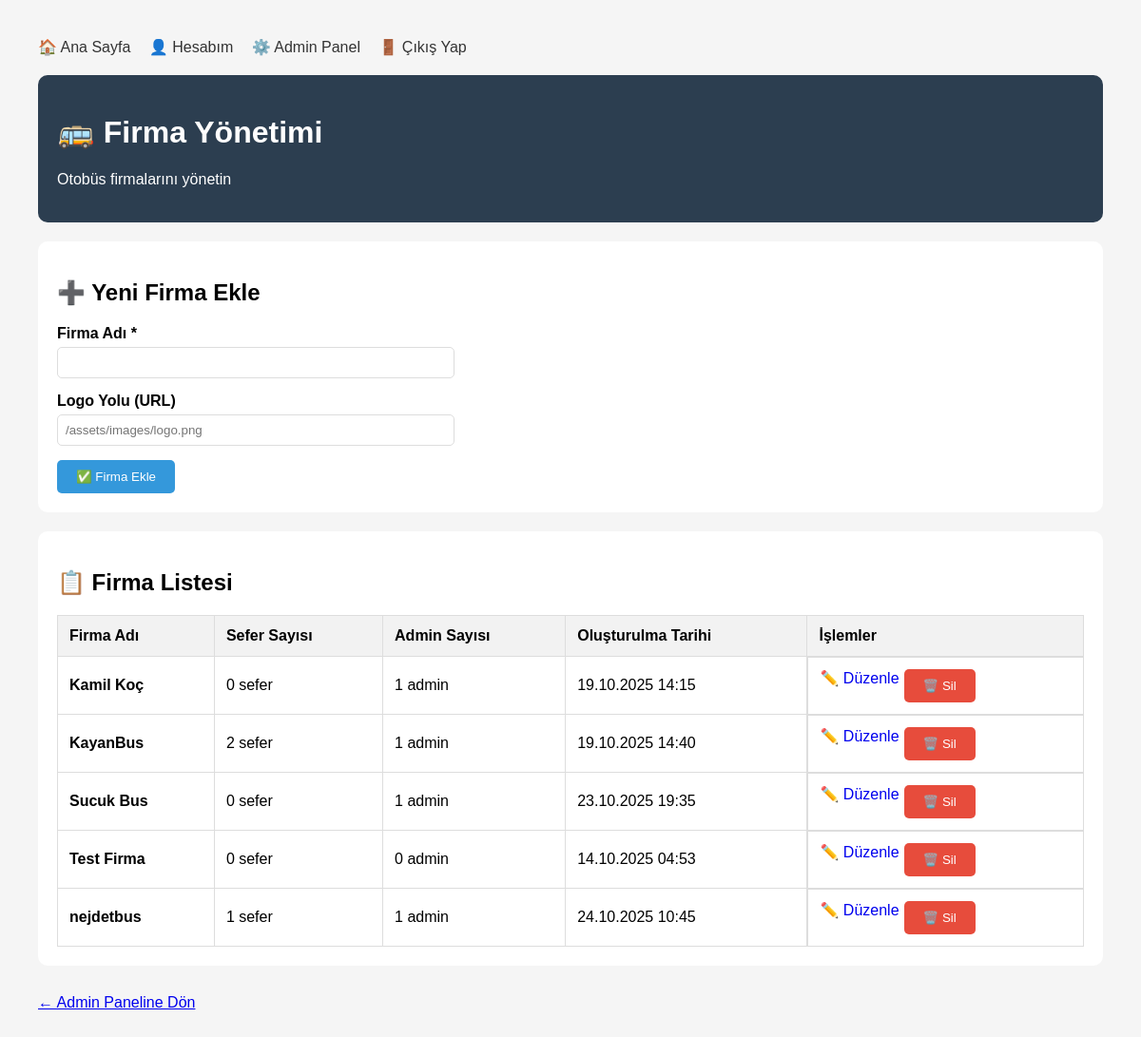
Page /pages/admin/firma-yonetimi.php (signed in) on the committed database.
### tables this page shows
CREATE TABLE bus_company (
        id TEXT PRIMARY KEY,
        name TEXT UNIQUE NOT NULL,
        logo_path TEXT,
        created_at DATETIME DEFAULT CURRENT_TIMESTAMP
    );

### pages/admin/firma-yonetimi.php (the view, shortened to what this page needs)
<?php
try {
    $db = getDB();
    $stmt = $db->query("
        SELECT bc.*,
               (SELECT COUNT(*) FROM trips WHERE company_id = bc.id) as sefer_sayisi,
               (SELECT COUNT(*) FROM users WHERE company_id = bc.id) as admin_sayisi
        FROM bus_company bc
        ORDER BY bc.name
    ");
    $firmalar = $stmt->fetchAll(PDO::FETCH_ASSOC);
} catch (Exception $e) {
    $firmalar = [];
    $hata_liste = "Firmalar yüklenirken hata: " . $e->getMessage();
}
?>
<!DOCTYPE html>
<html lang="tr">
<head>
</head>
<body>
    <div class="nav">
        <a href="../../index.php">🏠 Ana Sayfa</a>
        <a href="../hesabim.php">👤 Hesabım</a>
        <a href="index.php">⚙️ Admin Panel</a>
        <a href="../logout.php">🚪 Çıkış Yap</a>
    </div>
    <div class="admin-header">
        <h1>🚌 Firma Yönetimi</h1>
        <p>Otobüs firmalarını yönetin</p>
    </div>
    <div class="form-container">
        <h2>➕ Yeni Firma Ekle</h2>
        <form method="POST">
            <div class="form-group">
                <label for="firma_adi">Firma Adı *</label>
                <input type="text" name="firma_adi" id="firma_adi" required>
            </div>
            <div class="form-group">
                <label for="logo_path">Logo Yolu (URL)</label>
                <input type="text" name="logo_path" id="logo_path" placeholder="/assets/images/logo.png">
            </div>
            <button type="submit">✅ Firma Ekle</button>
        </form>
    </div>
    <div class="list-container">
        <h2>📋 Firma Listesi</h2>
        <?php if (empty($firmalar)): ?>
            <p>Henüz firma bulunmamaktadır.</p>
        <?php else: ?>
            <table class="firma-table">
                <thead>
                    <tr>
                        <th>Firma Adı</th>
                        <th>Sefer Sayısı</th>
                        <th>Admin Sayısı</th>
                        <th>Oluşturulma Tarihi</th>
                        <th>İşlemler</th>
                    </tr>
                </thead>
                <tbody>
                    <?php foreach ($firmalar as $firma): ?>
                        <tr>
                            <td><strong><?php echo htmlspecialchars($firma['name']); ?></strong></td>
                            <td><?php echo $firma['sefer_sayisi']; ?> sefer</td>
                            <td><?php echo $firma['admin_sayisi']; ?> admin</td>
                            <td><?php echo date('d.m.Y H:i', strtotime($firma['created_at'])); ?></td>
                            <td class="action-buttons">
                                <a href="firma-duzenle.php?id=<?php echo $firma['id']; ?>" class="btn" style="text-decoration: none;">✏️ Düzenle</a>
                                <form method="POST" style="display: inline;" onsubmit="return confirm('Bu firmayı silmek istediğinizden emin misiniz?')">
                                    <button type="submit" class="btn-danger">🗑️ Sil</button>
                                </form>
                            </td>
                        </tr>
                    <?php endforeach; ?>
                </tbody>
            </table>
        <?php endif; ?>
    </div>
    <div style="margin-top: 30px;">
        <a href="index.php" class="btn">← Admin Paneline Dön</a>
    </div>
</body>
</html>

### pages/admin/firma-yonetimi.php (style rules this page uses)
body { font-family: Arial, sans-serif; margin: 40px; background: #f5f5f5; }
.admin-header { background: #2c3e50; color: white; padding: 20px; border-radius: 10px; margin-bottom: 20px; }
.nav { margin-bottom: 20px; }
.nav a { margin-right: 15px; text-decoration: none; color: #333; }
.form-container, .list-container { background: white; padding: 20px; border-radius: 10px; margin: 20px 0; }
.form-group { margin-bottom: 15px; }
label { display: block; margin-bottom: 5px; font-weight: bold; }
input, textarea { width: 100%; max-width: 400px; padding: 8px; border: 1px solid #ddd; border-radius: 5px; }
button { padding: 10px 20px; background: #3498db; color: white; border: none; border-radius: 5px; cursor: pointer; }
.btn-danger { background: #e74c3c; }
.firma-table { width: 100%; border-collapse: collapse; margin-top: 20px; }
.firma-table th, .firma-table td { border: 1px solid #ddd; padding: 12px; text-align: left; }
.firma-table th { background: #f2f2f2; }
.action-buttons { display: flex; gap: 5px; }

### rows in the picture
bus_company: name "Kamil Koç", sefer_sayisi "0", admin_sayisi "1", created_at "19.10.2025 14:15"
bus_company: name "KayanBus", sefer_sayisi "2", admin_sayisi "1", created_at "19.10.2025 14:40"
bus_company: name "Sucuk Bus", sefer_sayisi "0", admin_sayisi "1", created_at "23.10.2025 19:35"
bus_company: name "Test Firma", sefer_sayisi "0", admin_sayisi "0", created_at "14.10.2025 04:53"
bus_company: name "nejdetbus", sefer_sayisi "1", admin_sayisi "1", created_at "24.10.2025 10:45"
